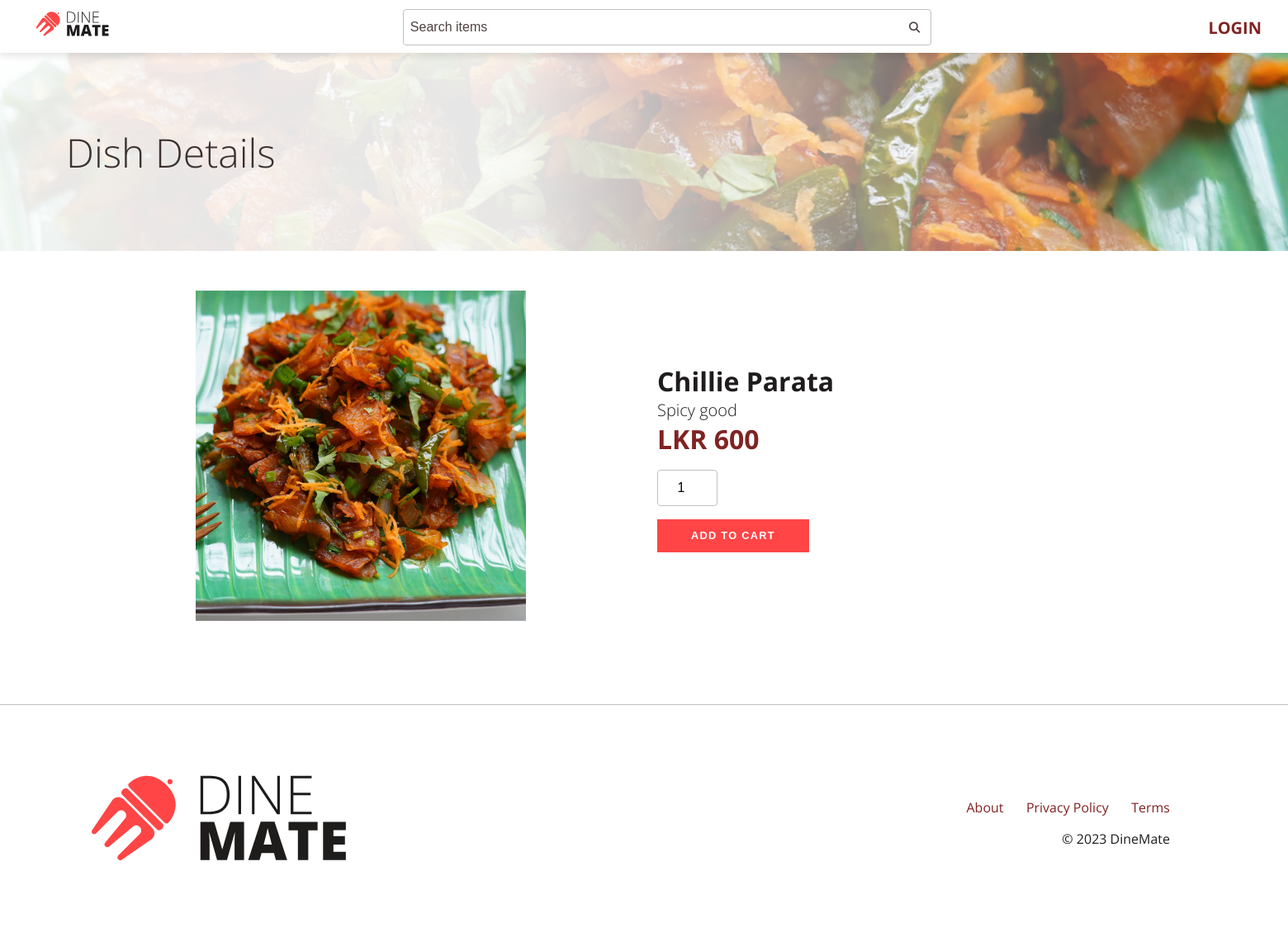
The page /dish/id/37 on the database its author committed.
### tables this page shows
CREATE TABLE `dishes` (
  `dish_id` int(11) NOT NULL,
  `dish_name` varchar(255) NOT NULL,
  `net_price` float NOT NULL,
  `selling_price` float NOT NULL,
  `description` varchar(500) NOT NULL,
  `prep_time` int(11) NOT NULL,
  `image_url` varchar(200) DEFAULT NULL
);

### app/core/Controller.php (called while the page is built, shortened)
<?php
trait Controller
{
    public function view(string $view, array $data = []): void
    {
        $filename = "../app/views/" . $view . ".view.php";
        require $filename;
    }
}

### app/core/App.php (called while the page is built, shortened)
<?php
class App
{
    private mixed $module = "";
    private mixed $controller = "home";
    private string $method = "index";
    function __construct()
    {
        $url = $this->splitUrl();
        $controllerPath = "../app/controllers/";
        $path = $controllerPath;
        $path .= ucfirst($url[0] ?? $this->controller) . ".php";
        if (isset($url[0])) {
            if (file_exists($path)) {
                $this->controller = $url[0];
                unset($url[0]);
            } else {
                $this->controller = null;
            }
        }
        if ($this->controller) {
            if ($this->module) {
                $this->controller = "controllers\\" . $this->module . "\\" . $this->controller;
            } else {
                $this->controller = "controllers\\" . $this->controller;
            }
            $this->controller = new $this->controller;
            if (isset($url[1])) {
                if (method_exists($this->controller, $url[1])) {
                    $this->method = $url[1];
                    unset($url[1]);
                } else {
                    $this->controller = null;
                }
            }
        } else {
            $this->controller = null;
        }
        $this->params = $url ? array_values($url) : [];
        call_user_func_array([$this->controller, $this->method], $this->params);
    }
    private function splitUrl(): array
    {
        if (isset($_GET["url"])) {
            return explode("/", filter_var(rtrim($_GET["url"], "/"), FILTER_SANITIZE_URL));
        } else {
            return [];
        }
    }
}

### public/index.php (called while the page is built, shortened)
<?php
$app = new App();

### app/models/Dish.php (called while the page is built, shortened)
<?php
class Dish extends Model
{
    public function __construct()
    {
        $this->table = "dishes";
    }
    public function getDishById($id): bool|object
    {
        return $this->select()->where("dish_id", $id)->fetch();
    }
}

### app/core/Model.php (called while the page is built, shortened)
<?php
class Model
{
    protected string $table = "";
    public function select(array|string $column_list = "*"): Model
    {
        if (is_array($column_list)) {
            for ($i = 0; $i < count($column_list); $i++) {
                if (!str_contains($column_list[$i], ".")) {
                    $column_list[$i] = $this->table . "." . $column_list[$i];
                }
            }
            $column_list = implode(", ", $column_list);
        } else {
            if (!str_contains($column_list, ".")) {
                $column_list = $this->table . "." . $column_list;
            }
        }
        return $this;
    }
    public function where(string $column, string $value, string $operator = "="): Model
    {
        return $this;
    }
}

### app/core/Database.php (called while the page is built, shortened)
<?php
trait Database
{
    protected string $query = "";
    protected array $data = [];
    private ?PDO $db = null;
    public function execute(): PDOStatement
    {
        try {
            $statement = $this->prepare($this->query);
            $statement->execute($this->data);
            $this->query = "";
            $this->data = [];
            return $statement;
        } catch (PDOException $e) {
            die($e->getMessage());
        }
    }
    protected function prepare(string $query): PDOStatement
    {
        try {
            return $this->db->prepare($query);
        } catch (Exception $e) {
            die($e->getMessage());
        }
    }
    private function connect(): void
    {
        try {
            $connection_string = "mysql:hostname=" . DB_HOST . ";dbname=" . DB_NAME;
            $this->db = new PDO($connection_string, DB_USER, DB_PASS, [
                PDO::ATTR_ERRMODE => PDO::ERRMODE_EXCEPTION,
                PDO::ATTR_DEFAULT_FETCH_MODE => PDO::FETCH_OBJ
            ]);
        } catch (PDOException $e) {
            die($e->getMessage());
        }
    }
    public function fetch(): object|false
    {
        return $this->execute()->fetch();
    }
}

### app/views/dish.view.php (the view, shortened to what this page needs)
<!DOCTYPE html>
<html lang="en">
<head>
    <?php include VIEWS . "/partials/home/head.partial.php" ?>
</head>
<body class="body-min-vh-100">
<div class="wrapper">
    <?php include VIEWS . "/partials/home/navbar.partial.php" ?>
    <?php if (isset($dish)) : ?>
        <div class="banner mb-3">
            <img class="banner-bg-img"
                 src="<?php echo ASSETS . "/images/dishes/" . $dish->image_url ?? ASSETS . '/images/home/banner.jpg' ?>"
                 alt="banner">
            <div class="banner-bg-gradient"></div>
            <h1 class="banner-text display-3">Dish Details</h1>
        </div>
        <div class="container my-5">
            <div class="row">
                <div class="col-lg-4 col-md-5 col-12 text-center">
                    <img src="<?php echo ASSETS . "/images/dishes/" . $dish->image_url ?>" alt="<?= $dish->dish_name ?>"
                         class="img-fluid" style="max-height: 50vh; ">
                </div>
                <div class="col-lg-5 col-md-7 col-12 d-flex flex-column justify-content-center p-3">
                    <h1><?= $dish->dish_name ?></h1>
                    <p class="lead"><?= $dish->description ?></p>
                    <div class="secondary display-5 fw-bold">LKR <?= $dish->selling_price ?></div>
                    <form action="<?= ROOT ?>/cart/add" method="post">
                        <?php if (isset($cartQty)) : ?>
                            <input type="number" step="1" min="1" max="10" class="form-control text-center my-3"
                                   placeholder="Qty" name="quantity"
                                   value="<?php echo ($cartQty == 0) ? 1 : $cartQty ?>"
                                   style="width: auto" required
                                <?php echo ($cartQty == 0) ? "" : "readonly" ?>
                            >
                            <button type="submit"
                                    class="btn btn-primary text-uppercase"<?php echo ($cartQty == 0) ? "" : "disabled" ?>>
                                <?php echo ($cartQty == 0) ? " Add to Cart " : "Added to Cart" ?>
                            </button>
                        <?php endif ?>
                    </form>
                </div>
            </div>
        </div>
    <?php endif ?>
</div>
<?php include VIEWS . "/partials/home/footer.partial.php"; ?>
</body>
</html>

### public/assets/css/styles.css (style rules this page uses)
* { margin: 0; padding: 0; list-style: none; box-sizing: border-box; }
.secondary { color: #802323 !important; }
.display-3 { font-size: 3rem !important; font-weight: 300 !important; color: #3A3131; }
.display-5 { font-size: 2rem !important; font-weight: 300 !important; color: #3A3131; }
.fw-bold { font-weight: 700 !important; }
.text-center { text-align: center; }
.text-uppercase { text-transform: uppercase !important; }
.lead { font-size: 1.25rem; font-weight: 300; color: #1F1C1C; }
.flex-column { flex-direction: column; }
.justify-content-center { justify-content: center; }
.body-min-vh-100 { min-height: 100vh; display: flex; flex-direction: column; justify-content: space-between; }
.row { display: flex; flex-direction: row; flex-wrap: wrap; align-items: stretch; align-content: stretch; }
.col-12 { flex: 0 0 100%; max-width: 100%; }
@media (min-width: 768px) { .col-md-5 { flex: 0 0 41.666667%; max-width: 41.666667%; } }
@media (min-width: 768px) { .col-md-7 { flex: 0 0 58.333333%; max-width: 58.333333%; } }
@media (min-width: 992px) { .col-lg-4 { flex: 0 0 33.333333%; max-width: 33.333333%; } }
@media (min-width: 992px) { .col-lg-5 { flex: 0 0 41.666667%; max-width: 41.666667%; } }
.p-3 { padding: 1rem !important; }
.mb-3 { margin-bottom: 1rem !important; }
.my-3 { margin-top: 1rem !important; margin-bottom: 1rem !important; }
.my-5 { margin-top: 3rem !important; margin-bottom: 3rem !important; }
.d-flex { display: flex !important; }
.container { width: 100%; padding-right: 15px; padding-left: 15px; margin-right: auto; margin-left: auto; max-width: 1400px; }
.img-fluid { max-width: 100%; height: auto; }
.form-control { display: block; width: 100%; padding: 0.75rem 0.5rem; font-size: 1rem; border: 1px solid #C0C0C0; border-radius: 4px; }
.form-control::placeholder { color: #4D4242; opacity: 1; }
.btn { padding: 0.6rem 2.5rem; font-size: 0.8rem; font-weight: 600; text-decoration: none; line-height: 1.5; border-radius: 0; border: 1px solid transparent; cursor: pointer; transition: all 0.2s ease-in-out; letter-spacing: 0.1em; }
.btn.btn-primary { color: #FFFFFF; background-color: #FF4546; border-color: #FF4546; }
body { font-family: "Open Sans", sans-serif; font-size: 16px; color: #1F1C1C; background-color: #FFFFFF; overflow-x: hidden; }
.banner { position: relative; height: 15rem; }
.banner .banner-text { position: absolute; top: 0; left: 0; width: 100%; height: 100%; margin: auto; display: flex; flex-direction: column; justify-content: center; padding: 0 5rem; }
.banner .banner-bg-gradient { position: absolute; top: 0; left: 0; width: 100%; height: 100%; background: linear-gradient(to right, rgba(255, 255, 255, 0.9) 40%, rgba(255, 255, 255, 0) 100%); }
.banner .banner-bg-img { position: absolute; top: 0; left: 0; width: 100%; height: 100%; object-fit: cover; }

### rows shown on the page
dishes: image_url (picture), dish_name "Chillie Parata", description "Spicy good", selling_price "600"
